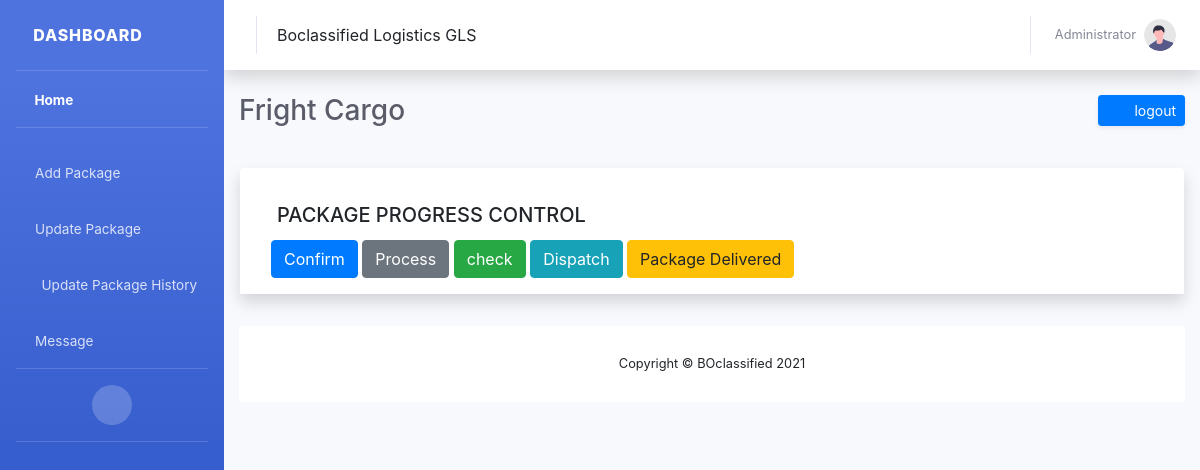
Screenshot of /admin/pages/ocontrol.php?pid=8SHHHGGD63 (signed in) with the database file from the repository.
### tables this page shows
CREATE TABLE `track` (
  `id` int(11) NOT NULL,
  `pname` varchar(100) NOT NULL,
  `shipdate` varchar(100) NOT NULL,
  `saddress` varchar(200) NOT NULL,
  `sname` varchar(200) NOT NULL,
  `raddress` varchar(200) NOT NULL,
  `rname` varchar(200) NOT NULL,
  `email` varchar(100) NOT NULL,
  `status` varchar(100) NOT NULL,
  `location` varchar(100) NOT NULL,
  `pdate` varchar(100) NOT NULL,
  `pid` varchar(100) NOT NULL,
  `edd` varchar(100) NOT NULL,
  `weight` varchar(100) NOT NULL,
  `servicetype` varchar(100) NOT NULL,
  `pdesc` varchar(100) NOT NULL,
  `qty` varchar(100) NOT NULL,
  `image` varchar(100) NOT NULL,
  `remark` varchar(100) NOT NULL
);

### admin/pages/ocontrol.php (the view, shortened to what this page needs)
<?php
if(isset($_SESSION['uid'])){
  include 'header.php';
}
else{
    header("location:../pages/login.php");
}
?>
  <link rel="stylesheet" href="https://maxcdn.bootstrapcdn.com/bootstrap/4.5.0/css/bootstrap.min.css">
</head>
<body>
     <div class="container-fluid bg-white shadow h-100 rounded-top py-2 p-3 m-3 >
        <section class="section">
          <div class="section-header">
            <h1><i class="fa fa-users" style="font-size:20px"></i><span style="font-size:20px;"> PACKAGE PROGRESS CONTROL</span></h1>
          </div>
<?php
$pids = $_GET['pid'];
?>
	<?php
			$sql= "SELECT * FROM track WHERE pid = '$pids'";
			  $result = mysqli_query($link,$sql);
			  if(mysqli_num_rows($result) > 0){
				$row = mysqli_fetch_assoc($result);
				if(isset($row['status']) && $row['status'] == "confirm" ){
				$confirm = 'Package Confirmed';
				}else{
				    	$confirm = 'Confirm';
				}
	if(isset($row['status']) && $row['status'] == "process" ){
				$process = 'Package processed';
				}else{
				    	$process = 'Process';
				}
				if(isset($row['status']) && $row['status'] == "dispatch" ){
				$dispatch = 'Package Dispatched';
				}else{
				    	$dispatch = 'Dispatch';
				}
			if(isset($row['status']) && $row['status'] == "quality" ){
				$quality = 'Package Checked';
				}else{
				    	$quality = 'check';
				}
				if(isset($row['status']) && $row['status'] == "deliver" ){
				$deliver = 'Package Delivered';
				}else{
				    	$deliver = 'Deliver';
				}
			  }
				  ?>
<div class="container">
    <form action="ocontrol.php?pid=<?php echo $pids;?>" method="POST">
  <button  name="confirm" type="submit" class="btn btn-primary"><?php echo $confirm;?></button>
  <button  name="process" type="submit" class="btn btn-secondary"><?php echo $process;?></button>
  <button  name="quality" type="submit" class="btn btn-success"><?php echo $quality;?></button>
  <button name="dispatch" type="submit" class="btn btn-info"><?php echo $dispatch;?></button>
  <button name="deliver" type="submit" class="btn btn-warning"><?php echo $deliver;?></button>
       </form>
</div>
</div>
 <footer class="sticky-footer bg-white mt-3">
                <div class="container my-auto">
                    <div class="copyright text-center my-auto">
                        <span>Copyright &copy; BOclassified 2021</span>
                    </div>
                </div>
            </footer>
</body>
</html>

### rows the page displays
track: status "Confirm", status "Process", status "check", status "Dispatch", status "Package Delivered"
